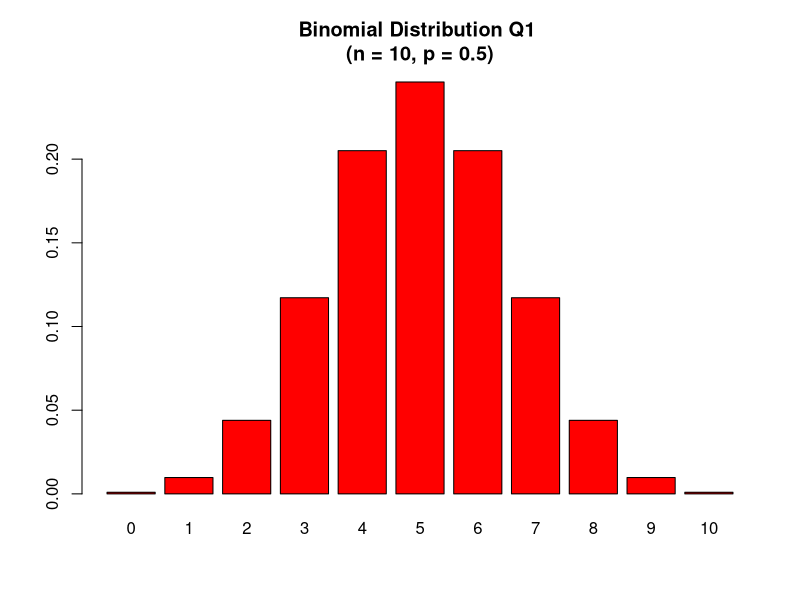
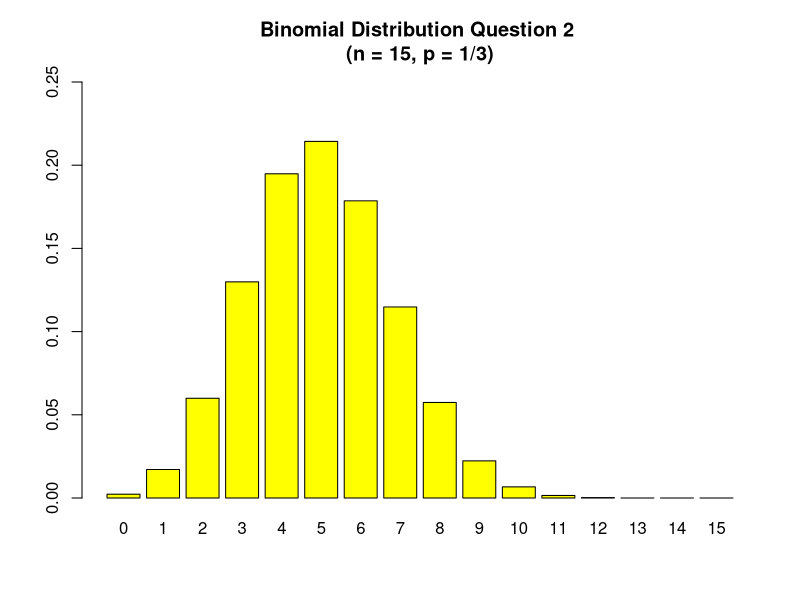
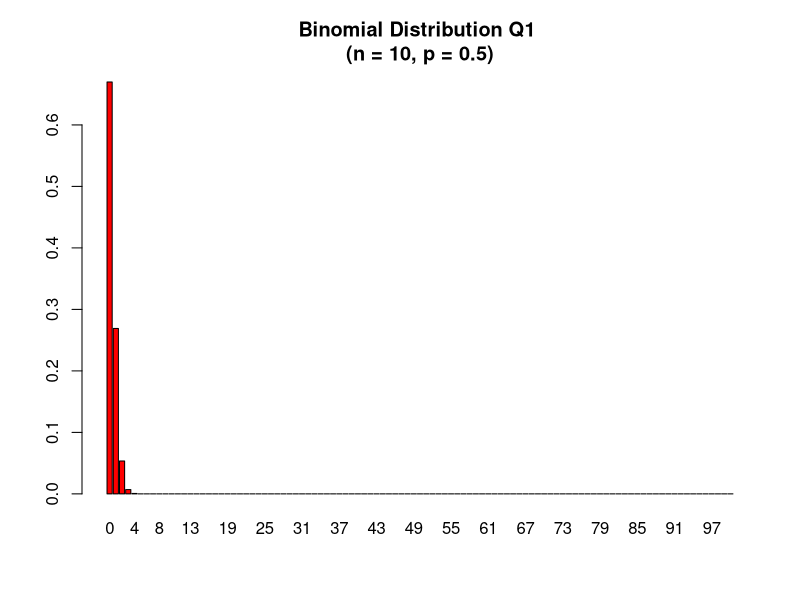

Generate these figures, in order, with R:
#Lab 3-2

#Question 1 - 
x<-0:10
prob<-dbinom(x,10,.5)
prob
barplot(prob, col = "red", names.arg = x, main = "Binomial Distribution Q1 \n(n = 10, p = 0.5)")

#Question 2 - 
x<-0:15
prob<-dbinom(x,15,1/3)
prob
barplot(prob, col = "yellow", ylim = c(0,.25), names.arg = x, main = "Binomial Distribution Question 2 \n(n = 15, p = 1/3)")

#Question 3
ppois(2,7.6) #first
dpois(3,7.6) #second

#Question 4
x<-0:100
prob<-dbinom(x,100,1/250)
prob
barplot(prob, col = "red", names.arg = x, main = "Binomial Distribution Q1 \n(n = 10, p = 0.5)")

